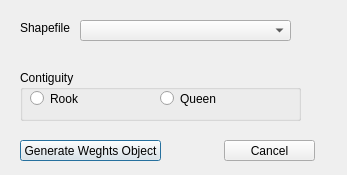
<?xml version="1.0" encoding="UTF-8"?>
<ui version="4.0">
 <class>Dialog</class>
 <widget class="QDialog" name="Dialog">
  <property name="geometry">
   <rect>
    <x>0</x>
    <y>0</y>
    <width>347</width>
    <height>175</height>
   </rect>
  </property>
  <property name="windowTitle">
   <string>Dialog</string>
  </property>
  <widget class="QLabel" name="label">
   <property name="geometry">
    <rect>
     <x>20</x>
     <y>20</y>
     <width>71</width>
     <height>16</height>
    </rect>
   </property>
   <property name="text">
    <string>Shapefile</string>
   </property>
  </widget>
  <widget class="QComboBox" name="comboBox">
   <property name="geometry">
    <rect>
     <x>80</x>
     <y>20</y>
     <width>211</width>
     <height>21</height>
    </rect>
   </property>
  </widget>
  <widget class="QGroupBox" name="groupBox">
   <property name="geometry">
    <rect>
     <x>20</x>
     <y>70</y>
     <width>281</width>
     <height>51</height>
    </rect>
   </property>
   <property name="title">
    <string>Contiguity</string>
   </property>
   <widget class="QRadioButton" name="radioButton">
    <property name="geometry">
     <rect>
      <x>10</x>
      <y>20</y>
      <width>82</width>
      <height>17</height>
     </rect>
    </property>
    <property name="text">
     <string>Rook</string>
    </property>
   </widget>
   <widget class="QRadioButton" name="radioButton_2">
    <property name="geometry">
     <rect>
      <x>140</x>
      <y>20</y>
      <width>82</width>
      <height>17</height>
     </rect>
    </property>
    <property name="text">
     <string>Queen</string>
    </property>
   </widget>
  </widget>
  <widget class="QPushButton" name="pushButton">
   <property name="geometry">
    <rect>
     <x>20</x>
     <y>140</y>
     <width>141</width>
     <height>21</height>
    </rect>
   </property>
   <property name="text">
    <string>Generate Weghts Object</string>
   </property>
  </widget>
  <widget class="QPushButton" name="pushButton_2">
   <property name="geometry">
    <rect>
     <x>224</x>
     <y>140</y>
     <width>91</width>
     <height>21</height>
    </rect>
   </property>
   <property name="text">
    <string>Cancel</string>
   </property>
  </widget>
 </widget>
 <resources/>
 <connections/>
</ui>
